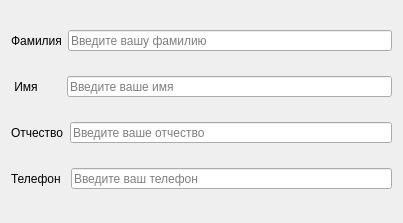
<?xml version="1.0" encoding="UTF-8"?>
<ui version="4.0">
 <class>Dialog</class>
 <widget class="QDialog" name="Dialog">
  <property name="geometry">
   <rect>
    <x>0</x>
    <y>0</y>
    <width>400</width>
    <height>223</height>
   </rect>
  </property>
  <property name="windowTitle">
   <string>Dialog</string>
  </property>
  <layout class="QVBoxLayout" name="verticalLayout">
   <item>
    <layout class="QHBoxLayout" name="horizontalLayout">
     <item>
      <widget class="QLabel" name="label">
       <property name="text">
        <string>Фамилия</string>
       </property>
      </widget>
     </item>
     <item>
      <widget class="QLineEdit" name="lineEdit">
       <property name="minimumSize">
        <size>
         <width>324</width>
         <height>0</height>
        </size>
       </property>
       <property name="maximumSize">
        <size>
         <width>350</width>
         <height>21</height>
        </size>
       </property>
       <property name="whatsThis">
        <string notr="true"/>
       </property>
       <property name="text">
        <string/>
       </property>
       <property name="placeholderText">
        <string>Введите вашу фамилию</string>
       </property>
      </widget>
     </item>
    </layout>
   </item>
   <item>
    <layout class="QHBoxLayout" name="horizontalLayout_2">
     <item>
      <widget class="QLabel" name="label_2">
       <property name="text">
        <string> Имя       </string>
       </property>
      </widget>
     </item>
     <item>
      <widget class="QLineEdit" name="lineEdit_2">
       <property name="maximumSize">
        <size>
         <width>350</width>
         <height>21</height>
        </size>
       </property>
       <property name="text">
        <string/>
       </property>
       <property name="placeholderText">
        <string>Введите ваше имя</string>
       </property>
      </widget>
     </item>
    </layout>
   </item>
   <item>
    <layout class="QHBoxLayout" name="horizontalLayout_3">
     <item>
      <widget class="QLabel" name="label_3">
       <property name="text">
        <string>Отчество</string>
       </property>
      </widget>
     </item>
     <item>
      <widget class="QLineEdit" name="lineEdit_3">
       <property name="maximumSize">
        <size>
         <width>350</width>
         <height>21</height>
        </size>
       </property>
       <property name="text">
        <string/>
       </property>
       <property name="placeholderText">
        <string>Введите ваше отчество</string>
       </property>
      </widget>
     </item>
    </layout>
   </item>
   <item>
    <layout class="QHBoxLayout" name="horizontalLayout_4">
     <item>
      <widget class="QLabel" name="label_4">
       <property name="text">
        <string>Телефон </string>
       </property>
      </widget>
     </item>
     <item>
      <widget class="QLineEdit" name="lineEdit_4">
       <property name="maximumSize">
        <size>
         <width>350</width>
         <height>21</height>
        </size>
       </property>
       <property name="text">
        <string/>
       </property>
       <property name="placeholderText">
        <string>Введите ваш телефон</string>
       </property>
      </widget>
     </item>
    </layout>
   </item>
  </layout>
 </widget>
 <resources/>
 <connections/>
</ui>
